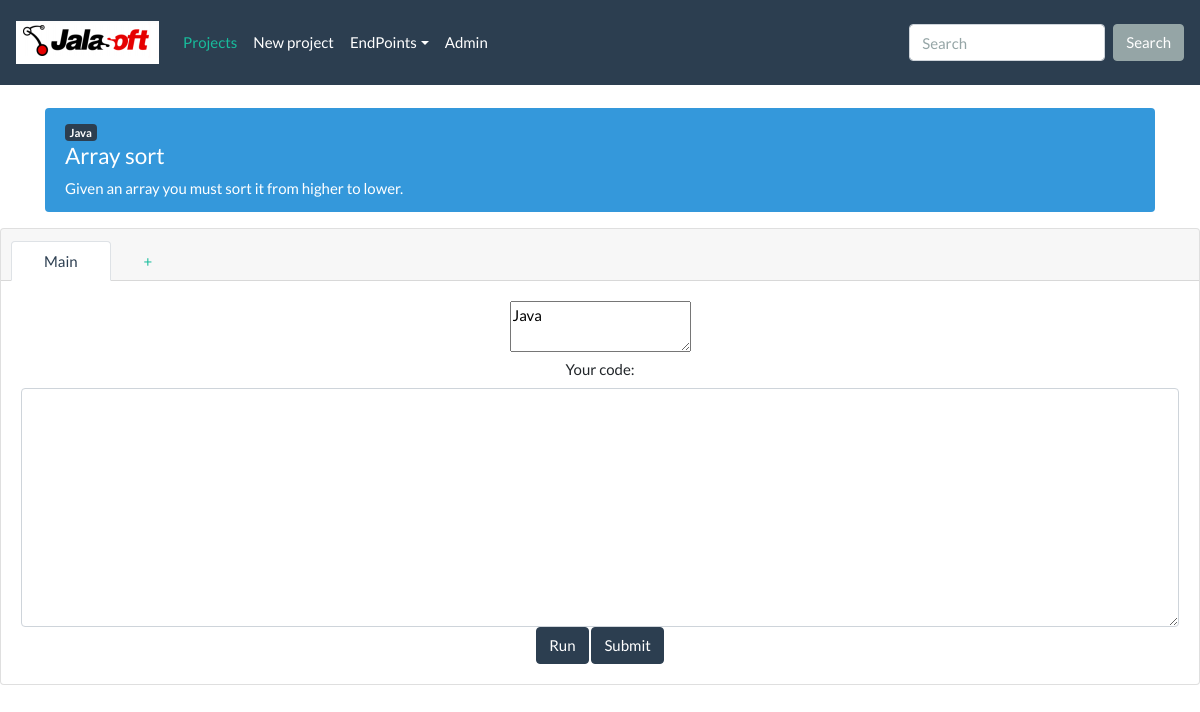
Screenshot of /endpoints/solve/21/ with the database file from the repository.
### endpoints/models.py (models this page shows)
class Project(models.Model):
    name = models.CharField(max_length=100)
    lang = models.CharField(max_length=50)
    code_challenge = models.TextField()

### endpoints/views.py (the view)
# urls.py: path('solve/<int:pk>/', views.project_solve, name="project_solve"),
def project_solve(request, pk):
    project = Project.objects.get(pk=pk)
    return render(request, "project_solve.html", {'project': project})

### endpoints/templates/project_solve.html
{% extends "template.html" %}
{% block page_content %}
<br>
<div class="container">
    <div class="alert alert-dismissible alert-info">
        <span class="badge badge-primary text-right">{{ project.lang }}</span>
        <h4 class="alert-heading">{{ project.name }}</h4>
        <p class="mb-0">{{ project.code_challenge }}</p>
    </div>
</div>
<div class="card text-center">
    <div class="card-header">
        <ul class="nav nav-tabs card-header-tabs">
            <li class="nav-item">
                <a class="nav-link active" href="#">Main</a>
            </li>
            <li class="nav-item">
                <a class="nav-link" href="#">+</a>
            </li>
        </ul>
    </div>
    <div class="card-body">
        <form action="/endpoints/run/" method="GET">{% csrf_token %}
            <textarea id="lang" name="lang">{{ project.lang }}</textarea>
            <div class="form-gorup">
                <label for="code">Your code:</label>
                <textarea class="form-control" name="code" id="code" rows="10"></textarea>
            </div>
            <button class="btn btn-primary" type="submit">Run</button>
            <a href="/endpoints/index" class="btn btn-primary">Submit</a>
        </form>
    </div>
</div>
{% endblock %}

### rows the page displays
Project: lang "Java", name "Array sort", code_challenge "Given an array you must sort it from higher to lower."
